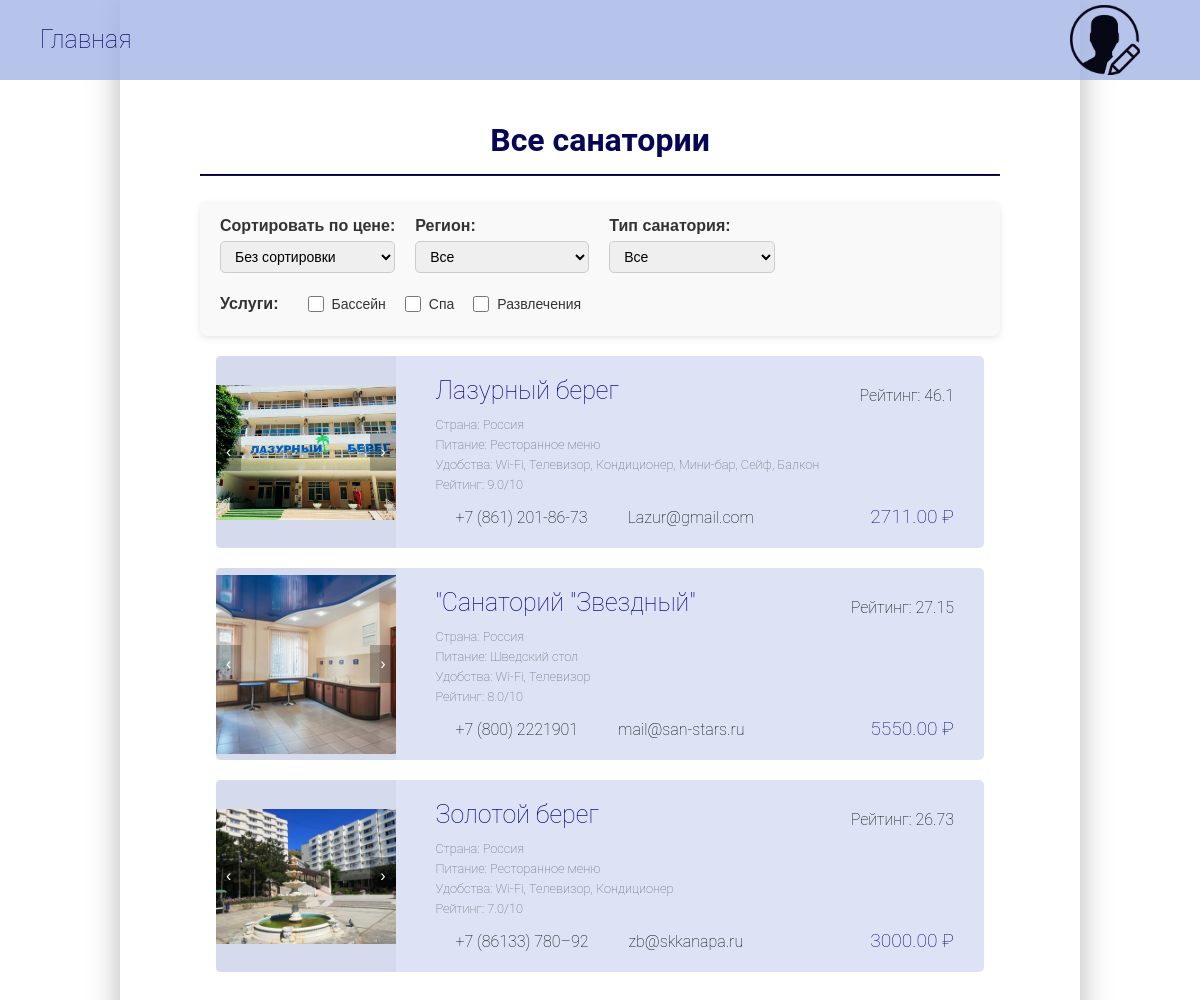
The page /index (signed in) on the database its author committed.
### app/models/sanatoriumPhoto.py (models this page shows)
class SanatoriumPhoto(db.Model):
    __tablename__ = 'sanatorium_photos'
    id = db.Column(db.Integer, primary_key=True)
    sanatorium_id = db.Column(db.Integer, db.ForeignKey('sanatoriums.id', ondelete='CASCADE'), nullable=False)
    sanatorium = db.relationship('Sanatorium', backref=db.backref('photos', passive_deletes=True, cascade="all, delete"))
    file_path = db.Column(db.String(255), nullable=False)

### app/models/sanatorium.py (models this page shows)
class Sanatorium(db.Model):
    __tablename__ = 'sanatoriums'
    id = db.Column(db.Integer, primary_key=True)
    name = db.Column(db.String(255), nullable=False)
    description = db.Column(db.Text, nullable=True)
    website = db.Column(db.String(255), nullable=True)
    price_per_night = db.Column(db.Numeric(10, 2), nullable=False) #стоимость за ночь
    price_per_service = db.Column(db.Numeric(10, 2), nullable=True) #стоимость услуг
    country = db.Column(db.String(110), nullable=False)
    region = db.Column(db.String(100), nullable=False)
    resort = db.Column(db.String(100), nullable=False)
    place_to_attractions = db.Column(db.Integer, nullable=False) #расстояние до достопримечательностей
    specialization = db.Column(db.Text, nullable=True)
    equipment = db.Column(db.Text, nullable=True)
    room_types = db.Column(db.Text, nullable=True)
    amenities = db.Column(db.Text, nullable=True) #удобства
    food_type = db.Column(db.String(255), nullable=False)
    food_quality = db.Column(db.Integer, nullable=True)
    has_pool = db.Column(db.Boolean, default=False)
    has_spa = db.Column(db.Boolean, default=False)
    has_entertainment = db.Column(db.Boolean, default=False)
    has_sports_facilities = db.Column(db.Boolean, default=False)
    average_review_score = db.Column(db.Numeric(3, 1), nullable=True) #рейтинг
    phone = db.Column(db.String(191), nullable=True)
    email = db.Column(db.String(191), nullable=True)

### app/routs/main_routes.py (the view)
@main_bp.route('/')
@main_bp.route('/index') # для главной страницы
def index():
    sanatoriums = Sanatorium.query.all() # получение санатриев
    user = None
    user_id = session.get('user_id')
    if user_id:
        user = db.session.get(User, user_id) # получение зарегистрированного пользователя
    has_prefs = False
    if user:
        prefs = UserPreferences.query.filter_by(user_id=user.id).first() #получение предпочтений
        has_prefs = prefs is not None
    photos_dict = {} #для утсановки фото санаториев
    for sanatorium in sanatoriums:
        photo = SanatoriumPhoto.query.filter_by(sanatorium_id=sanatorium.id).first()
        if photo:
            photos_dict[sanatorium.id] = photo.file_path
    user_id_from_session = session.get('user_id')
    user = db.session.get(User, user_id_from_session) if user_id_from_session else None
    itog = None  # будущий массив с весами санаториев
    sorted_sanatoriums = sanatoriums
    if user and UserPreferences.budget:
        itog = calculate_itog(sanatoriums) # массив с весами санаториев
        sorted_sanatoriums = sorted( # сортировка плашек санаториев
            sanatoriums,
            key=lambda x: itog.get(x.id, 0),
            reverse=True
        )
    return render_template('index.html', sanatoriums=sorted_sanatoriums, photos=photos_dict, itog=itog, user=user, has_prefs=has_prefs)

### app/algorithms/maai.py (called while the page is built)
def checkValid_UserAndPreferences(session):
    user_id_from_session = session.get('user_id')
    if not user_id_from_session:
        print("Пользователь не авторизован")
        return False
    user = db.session.get(User, user_id_from_session)  # Ищем пользователя по user_id
    if not user:
        print("Пользователь не найден")
        return False
    preferences = UserPreferences.query.filter_by(user_id=user.id).first()
    if not preferences:
        print("Предпочтения не найдены")
        return False
    return user, preferences

def matrixAnalyze(matrix):
    n = len(matrix)
    normalizedMatrix = np.empty((n, n))
    columnSum = np.zeros(n)
    lineSum = np.zeros(n)
    for i in range(n):
        for j in range(n):
            columnSum[i] += round(matrix[j][i], 5)
    for i in range(n):
        for j in range(n):
            normalizedMatrix[i, j] = round((matrix[i][j] / columnSum[j]), 3)
            lineSum[i] += round(normalizedMatrix[i][j], 5)
    for i in range(n):
        lineSum[i] = round(lineSum[i] / n,3)
    return lineSum

def alternativeWeightMatrix(priceWeight, locationWeight, treatmentWeight, livingWeight, entertainmentWeight, sanatoriumList):
    altWeightMatrix = np.column_stack((priceWeight, locationWeight, treatmentWeight, livingWeight, entertainmentWeight))
    return(altWeightMatrix)

### templates/index.html (shortened to what this page needs)
{% extends 'base.html' %}
{% block body %}
<h1>Все санатории</h1>
<hr><br>
<div class="filter-options">
    <div class="filter-group">
        <label for="priceSort">Сортировать по цене:</label>
        <select id="priceSort">
            <option value="none">Без сортировки</option>
        </select>
    </div>
    <div class="filter-group">
        <label for="regionFilter">Регион:</label>
        <select id="regionFilter">
            <option value="">Все</option>
        </select>
    </div>
    <div class="filter-group">
        <label for="typeFilter">Тип санатория:</label>
        <select id="typeFilter">
            <option value="">Все</option>
        </select>
    </div>
    <div class="filter-group services">
        <span>Услуги:</span>
        <label><input type="checkbox" class="serviceFilter" value="pool"> Бассейн</label>
        <label><input type="checkbox" class="serviceFilter" value="spa"> Спа</label>
        <label><input type="checkbox" class="serviceFilter" value="entertainment"> Развлечения</label>
    </div>
</div>
<div id="sanatoriumList">
    {% for sanatorium in sanatoriums %}
    <div class="sanatoriy"
         data-price="{{ sanatorium.price_per_night }}"
         data-region="{{ sanatorium.region|lower }}"
         data-type="{% if sanatorium.specialization and sanatorium.specialization.split(',')|length > 1 %}многопрофильный{% else %}профильный{% endif %}"
         data-has-pool="{{ sanatorium.has_pool|lower }}"
         data-has-spa="{{ sanatorium.has_spa|lower }}"
         data-has-entertainment="{{ sanatorium.has_entertainment|lower }}"
         onclick="window.location='{{ url_for('sanatoriums.sanatorium', id=sanatorium.id) }}'">
        <div class="photo">
            <div class="sanatorium-content">
                {% if sanatorium.photos %}
                <div class="img-wrap">
                    {% for photo in sanatorium.photos %}
                    <img src="{{ url_for('static', filename=photo.file_path) }}" alt="Фото {{ sanatorium.name }}" class="sanatorium-photo">
                    {% endfor %}
                </div>
                <button class="btn prev">‹</button>
                <button class="btn next">›</button>
                {% else %}
                <img src="{{ url_for('static', filename='images/example.jpg') }}" alt="Заглушка" class="sanatorium-photo">
                {% endif %}
            </div>
        </div>
        <div class="main-sanatoriy">
            <div class="main-sanatoriy-top">
                <h1 class="name">{{ sanatorium.name }}</h1>
                {% if user and has_prefs %}
                <span style="padding: 20px 20px 0px 0px;" title="Рейтинг расчитан на основе ваших предпочтений">Рейтинг: {{ itog[sanatorium.id] }}</span>
                {% endif %}
            </div>
            <p class="info">Страна: {{ sanatorium.country }}</p>
            <p class="info">Питание: {{ sanatorium.food_type }}</p>
            <p class="info">Удобства: {{ sanatorium.amenities or '—' }}</p>
            <p class="info">Рейтинг: {{ sanatorium.average_review_score }}/10</p>
            <div class="get-contact">
                <span class="phone">+7 {{ sanatorium.phone }}</span>
                <span class="email">{{ sanatorium.email }}</span>
                <span class="cost">{{ sanatorium.price_per_night }} ₽</span>
            </div>
        </div>
    </div>
    {% endfor %}
</div>
{% endblock %}

### static/style/main.css (style rules this page uses)
html, body { margin: 0px; padding: 0px; }
.main h1 { font-family: "Roboto", sans-serif; color:rgb(7, 5, 86); margin-bottom: 5px; text-align: center; }
.main hr { border-color:rgb(5, 4, 58); margin-top: 15px; }
.sanatoriy { font-family: "Roboto", sans-serif; font-weight: 200; cursor: pointer; background-color: #DDE3F5; display: flex; width: 96%; margin: 20px 0px; border-radius: 5px; height: auto; margin-left: 2%; flex-direction: row; }
.sanatoriy .photo { background-color: rgba(28, 29, 48, 0.044); width: 25%; height: auto; display: flex; justify-content: center; align-items: center; }
.sanatoriy .photo img { width: 100%; object-fit: cover; max-height: 220px; }
.main-sanatoriy { width: 75%; display: flex; flex-direction: column; padding: 10px; padding-left: 40px; }
.main-sanatoriy-top { flex-direction: row; display: flex ; flex-wrap: wrap; justify-content: flex-start; align-content: flex-start; }
.main-sanatoriy-top h1.name { font-family: "Roboto", sans-serif; font-weight: 200; color: darkblue; display: inline-block; font-size: 25px; text-align: left; flex-grow: 10; margin: 10px 0; }
.sanatoriy p.info { font-size: 0.8em; color: rgba(47, 47, 47, 0.7); margin: 5px 0; line-height: 10px; }
.get-contact { display: flex; font-family: "Roboto", sans-serif; justify-content: flex-start; margin-top: 10px; text-align: center; font-size: 1em; }
.get-contact span { display: block; margin: 3px 20px; }
.sanatoriy .cost { font-size: 1.2em; color: rgb(9, 9, 121); margin-top: auto; text-align: right; margin-right: 20px; margin-bottom: 10px; flex-grow: 10; }
.sanatorium-content { display: flex; gap: 40px; flex-wrap: wrap; }
.photo { position: relative; width: 80%; max-width: 600px; overflow: hidden; }
.img-wrap { display: flex; transition: transform 0.5s ease; object-fit: cover; }
.img-wrap img { width: 100%; max-height: 360px; flex-shrink: 0; object-fit: cover; }
.btn { position: absolute; top: 50%; transform: translateY(-50%); background: rgba(0, 0, 0, 0.26); color: #fff; border: none; padding: 10px; font-size: 16px; cursor: pointer; border-radius: 0px; }
.prev { left: 0px; }
.next { right: 0px; }
.filter-options { display: flex; flex-wrap: wrap; gap: 20px; align-items: center; margin-bottom: 20px; font-family: Arial, sans-serif; background: #f9f9f9; padding: 15px 20px; border-radius: 8px; box-shadow: 0 2px 6px rgba(0,0,0,0.1); }
.filter-group { display: flex; flex-direction: column; min-width: 150px; }
.filter-group label, .filter-group span { font-weight: 600; margin-bottom: 6px; color: #333; user-select: none; }
.filter-group select { padding: 6px 10px; border: 1px solid #ccc; border-radius: 5px; font-size: 14px; transition: border-color 0.3s ease; }
.filter-group.services { flex-direction: row; align-items: center; gap: 15px; min-width: auto; }
.filter-group.services span { margin-right: 10px; font-weight: 600; }
.filter-group.services label { display: flex; align-items: center; gap: 5px; font-weight: normal; cursor: pointer; user-select: none; font-size: 14px; }
.filter-group.services input[type="checkbox"] { width: 16px; height: 16px; cursor: pointer; }

### rows shown on the page
Sanatorium: name "Лазурный берег", itog "46.1", country "Россия", food_type "Ресторанное меню", amenities "Wi-Fi, Телевизор, Кондиционер, Мини-бар, Сейф, Балкон", average_review_score "9.0", phone "(861) 201-86-73", email "Lazur@gmail.com", price_per_night "2711.00"
SanatoriumPhoto: file_path (picture)
Sanatorium: name "\"Санаторий \"Звездный\"", itog "27.15", country "Россия", food_type "Шведский стол", amenities "Wi-Fi, Телевизор", average_review_score "8.0", phone "(800) 2221901", email "mail@san-stars.ru", price_per_night "5550.00"
SanatoriumPhoto: file_path (picture)
Sanatorium: name "Золотой берег", itog "26.73", country "Россия", food_type "Ресторанное меню", amenities "Wi-Fi, Телевизор, Кондиционер", average_review_score "7.0", phone "(86133) 780–92", email "zb@skkanapa.ru", price_per_night "3000.00"
SanatoriumPhoto: file_path (picture)
